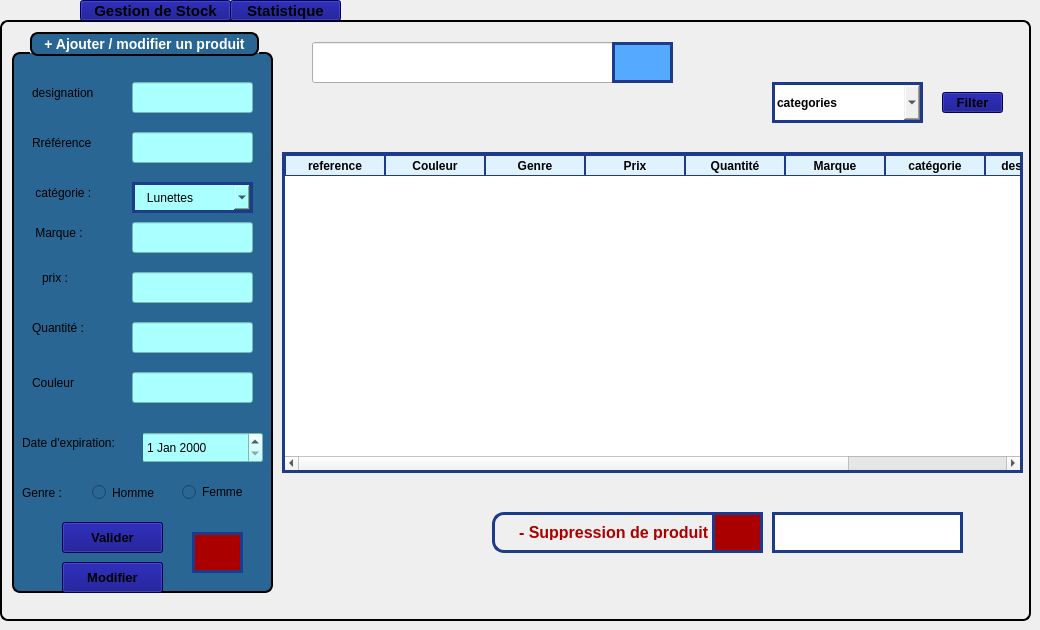
    <widget class="QWidget" name="page">
     <widget class="QStackedWidget" name="travaille">
      <property name="geometry">
       <rect>
        <x>0</x>
        <y>20</y>
        <width>1031</width>
        <height>601</height>
       </rect>
      </property>
      <property name="styleSheet">
       <string notr="true">/* Static design for label_9 */
QLabel#label_9 {
    font-size: 16px;
    font-weight: bold;
    padding: 10px 20px;
    border: 1px solid #93C5FD; /* light blue border */
    border-radius: 12px;
    color: #aa0000;  /* text color */
    background-color: qlineargradient(
        x1:0, y1:0, x2:0, y2:1,
        stop:0 #BFDBFE,   /* very light blue top */
        stop:1 #93C5FD    /* soft sky blue bottom */
    );
}

/* Hover effect (static, QLabel hover works) */
QLabel#label_9:hover {
    background-color: qlineargradient(
        x1:0, y1:0, x2:0, y2:1,
        stop:0 #E0F2FE,   /* almost white-blue */
        stop:1 #BFDBFE
    );
}

/* Pressed effect (optional for QLabel, not clickable by default) */
QLabel#label_9:pressed {
    background-color: #93C5FD; /* flat light blue */
}
QStackedWidget#travaille {
    border: 2px solid black;
    border-radius: 8px; /* Optional: rounded corners */
}
</string>
      </property>
      <property name="currentIndex">
       <number>0</number>
      </property>
      <widget class="QWidget" name="page_3">
       <widget class="QLineEdit" name="lineEdit_6">
        <property name="geometry">
         <rect>
          <x>770</x>
          <y>490</y>
          <width>191</width>
          <height>41</height>
         </rect>
        </property>
        <property name="styleSheet">
         <string notr="true">  border: 3px solid #1E3A8A;
color: rgb(0, 0, 0);</string>
        </property>
        <property name="text">
         <string/>
        </property>
       </widget>
       <widget class="QTableWidget" name="tableWidget">
        <property name="geometry">
         <rect>
          <x>280</x>
          <y>130</y>
          <width>741</width>
          <height>321</height>
         </rect>
        </property>
        <property name="styleSheet">
         <string notr="true">QTableWidget {
    border: 3px solid #1E3A8A;   /* outer border */
    gridline-color: #1E3A8A;     /* inner cell lines */
    color: black;                /* text color inside cells */
    background-color: white;     /* cell background */
}

QHeaderView::section {
    border: 1px solid #1E3A8A;
    color: black;                /* header text color */
    background-color: #E0F2FE;   /* light blue header background */
    font-weight: bold;
}


</string>
        </property>
        <column>
         <property name="text">
          <string>reference</string>
         </property>
         <property name="font">
          <font>
           <pointsize>10</pointsize>
          </font>
         </property>
        </column>
        <column>
         <property name="text">
          <string>Couleur</string>
         </property>
        </column>
        <column>
         <property name="text">
          <string>Genre</string>
         </property>
        </column>
        <column>
         <property name="text">
          <string>Prix</string>
         </property>
        </column>
        <column>
         <property name="text">
          <string>Quantité</string>
         </property>
        </column>
        <column>
         <property name="text">
          <string>Marque</string>
         </property>
        </column>
        <column>
         <property name="text">
          <string>catégorie</string>
         </property>
        </column>
        <column>
         <property name="text">
          <string>designation</string>
         </property>
        </column>
        <column>
         <property name="text">
          <string>Date d'expiration</string>
         </property>
        </column>
       </widget>
       <widget class="QComboBox" name="comboBox">
        <property name="geometry">
         <rect>
          <x>770</x>
          <y>60</y>
          <width>151</width>
          <height>41</height>
         </rect>
        </property>
        <property name="font">
         <font>
          <bold>true</bold>
         </font>
        </property>
        <property name="whatsThis">
         <string>&lt;html&gt;&lt;head/&gt;&lt;body&gt;&lt;p&gt;&lt;br/&gt;&lt;/p&gt;&lt;/body&gt;&lt;/html&gt;</string>
        </property>
        <property name="styleSheet">
         <string notr="true">  border: 3px solid #1E3A8A;
color: rgb(0, 0, 0);</string>
        </property>
        <item>
         <property name="text">
          <string>categories</string>
         </property>
        </item>
        <item>
         <property name="text">
          <string>prix</string>
         </property>
        </item>
        <item>
         <property name="text">
          <string>genre</string>
         </property>
        </item>
       </widget>
       <widget class="QPushButton" name="pushButton_5">
        <property name="geometry">
         <rect>
          <x>710</x>
          <y>490</y>
          <width>51</width>
          <height>41</height>
         </rect>
        </property>
        <property name="styleSheet">
         <string notr="true">border: 3px solid #1E3A8A;
background-color: rgb(170, 0, 0);</string>
        </property>
        <property name="text">
         <string/>
        </property>
        <property name="icon">
         <iconset theme="QIcon::ThemeIcon::EditDelete"/>
        </property>
       </widget>
       <widget class="QLabel" name="label_9">
        <property name="geometry">
         <rect>
          <x>490</x>
          <y>490</y>
          <width>271</width>
          <height>41</height>
         </rect>
        </property>
        <property name="styleSheet">
         <string notr="true">border: 3px solid #1E3A8A;</string>
        </property>
        <property name="text">
         <string>- Suppression de produit</string>
        </property>
       </widget>
       <widget class="QGroupBox" name="groupBox">
        <property name="geometry">
         <rect>
          <x>10</x>
          <y>10</y>
          <width>261</width>
          <height>561</height>
         </rect>
        </property>
        <property name="styleSheet">
         <string notr="true">QGroupBox {
    background-color: rgb(41, 102, 148);   /* blue background */
    border: 2px solid black;               /* black border, 2px wide */
    border-radius: 8px;                    /* rounded corners */
    margin-top: 20px;                      /* space for the title */
    color: white;                          /* title text color */
    font-weight: bold;
    font-size: 14px;
}

QGroupBox::title {
 border: 2px solid black;               /* black border, 2px wide */
    border-radius: 8px;     
background-color: rgb(41, 102, 148);
    subcontrol-origin: margin;
    subcontrol-position: top center;       /* title centered */
    padding: 2px 10px;
}</string>
        </property>
        <property name="title">
         <string>+ Ajouter / modifier un produit</string>
        </property>
        <widget class="QLineEdit" name="lineEdit_2">
         <property name="geometry">
          <rect>
           <x>120</x>
           <y>50</y>
           <width>121</width>
           <height>31</height>
          </rect>
         </property>
         <property name="styleSheet">
          <string notr="true">color: rgb(0, 0, 0);

background-color: rgb(170, 255, 255);</string>
         </property>
         <property name="text">
          <string/>
         </property>
        </widget>
        <widget class="QLineEdit" name="lineEdit_3">
         <property name="geometry">
          <rect>
           <x>120</x>
           <y>100</y>
           <width>121</width>
           <height>31</height>
          </rect>
         </property>
         <property name="styleSheet">
          <string notr="true">
background-color: rgb(170, 255, 255);
color: rgb(0, 0, 0);</string>
         </property>
         <property name="text">
          <string/>
         </property>
        </widget>
        <widget class="QDateEdit" name="dateEdit">
         <property name="geometry">
          <rect>
           <x>130</x>
           <y>400</y>
           <width>121</width>
           <height>31</height>
          </rect>
         </property>
         <property name="styleSheet">
          <string notr="true">background-color: rgb(170, 255, 255);
color: rgb(0, 0, 0);</string>
         </property>
        </widget>
        <widget class="QPushButton" name="pushButton_2">
         <property name="geometry">
          <rect>
           <x>50</x>
           <y>490</y>
           <width>101</width>
           <height>31</height>
          </rect>
         </property>
         <property name="font">
          <font>
           <pointsize>10</pointsize>
           <bold>true</bold>
          </font>
         </property>
         <property name="styleSheet">
          <string notr="true">background-color: rgb(0, 0, 127);
</string>
         </property>
         <property name="text">
          <string>Valider</string>
         </property>
         <property name="icon">
          <iconset theme="QIcon::ThemeIcon::ListAdd"/>
         </property>
        </widget>
        <widget class="QLabel" name="label_2">
         <property name="geometry">
          <rect>
           <x>20</x>
           <y>280</y>
           <width>81</width>
           <height>31</height>
          </rect>
         </property>
         <property name="styleSheet">
          <string notr="true">background-color: rgb(41, 102, 148);
</string>
         </property>
         <property name="text">
          <string>Quantité :</string>
         </property>
        </widget>
        <widget class="QLabel" name="label_11">
         <property name="geometry">
          <rect>
           <x>20</x>
           <y>180</y>
           <width>71</width>
           <height>41</height>
          </rect>
         </property>
         <property name="styleSheet">
          <string notr="true">background-color: rgb(41, 102, 148);
</string>
         </property>
         <property name="text">
          <string> Marque :</string>
         </property>
        </widget>
        <widget class="QLabel" name="label_12">
         <property name="geometry">
          <rect>
           <x>20</x>
           <y>90</y>
           <width>81</width>
           <height>41</height>
          </rect>
         </property>
         <property name="styleSheet">
          <string notr="true">background-color: rgb(41, 102, 148);
</string>
         </property>
         <property name="text">
          <string>Rréférence</string>
         </property>
        </widget>
        <widget class="QLabel" name="label_13">
         <property name="geometry">
          <rect>
           <x>20</x>
           <y>330</y>
           <width>71</width>
           <height>41</height>
          </rect>
         </property>
         <property name="styleSheet">
          <string notr="true">background-color: rgb(41, 102, 148);
</string>
         </property>
         <property name="text">
          <string>Couleur</string>
         </property>
        </widget>
        <widget class="QLabel" name="label_14">
         <property name="geometry">
          <rect>
           <x>10</x>
           <y>440</y>
           <width>61</width>
           <height>41</height>
          </rect>
         </property>
         <property name="styleSheet">
          <string notr="true">background-color: rgb(41, 102, 148);
</string>
         </property>
         <property name="text">
          <string>Genre :</string>
         </property>
        </widget>
        <widget class="QLabel" name="label_15">
         <property name="geometry">
          <rect>
           <x>20</x>
           <y>40</y>
           <width>81</width>
           <height>41</height>
          </rect>
         </property>
         <property name="styleSheet">
          <string notr="true">background-color: rgb(41, 102, 148);
</string>
         </property>
         <property name="text">
          <string>designation</string>
         </property>
        </widget>
        <widget class="QLabel" name="label_16">
         <property name="geometry">
          <rect>
           <x>10</x>
           <y>390</y>
           <width>121</width>
           <height>41</height>
          </rect>
         </property>
         <property name="styleSheet">
          <string notr="true">background-color: rgb(41, 102, 148);
</string>
         </property>
         <property name="text">
          <string>Date d'expiration:</string>
         </property>
        </widget>
        <widget class="QLineEdit" name="lineEdit_7">
         <property name="geometry">
          <rect>
           <x>120</x>
           <y>190</y>
           <width>121</width>
           <height>31</height>
          </rect>
         </property>
         <property name="styleSheet">
          <string notr="true">
background-color: rgb(170, 255, 255);
color: rgb(0, 0, 0);</string>
         </property>
         <property name="text">
          <string/>
         </property>
        </widget>
        <widget class="QLineEdit" name="lineEdit_8">
         <property name="geometry">
          <rect>
           <x>120</x>
           <y>340</y>
           <width>121</width>
           <height>31</height>
          </rect>
         </property>
         <property name="styleSheet">
          <string notr="true">background-color: rgb(170, 255, 255);
color: rgb(0, 0, 0);</string>
         </property>
         <property name="text">
          <string/>
         </property>
        </widget>
        <widget class="QLineEdit" name="lineEdit_9">
         <property name="geometry">
          <rect>
           <x>120</x>
           <y>290</y>
           <width>121</width>
           <height>31</height>
          </rect>
         </property>
         <property name="styleSheet">
          <string notr="true">background-color: rgb(170, 255, 255);
color: rgb(0, 0, 0);</string>
         </property>
         <property name="text">
          <string/>
         </property>
        </widget>
        <widget class="QRadioButton" name="radioButton">
         <property name="geometry">
          <rect>
           <x>80</x>
           <y>450</y>
           <width>81</width>
           <height>21</height>
          </rect>
         </property>
         <property name="styleSheet">
          <string notr="true">color: rgb(0, 0, 0);
background-color: rgb(41, 102, 148);</string>
         </property>
         <property name="text">
          <string>Homme</string>
         </property>
        </widget>
        <widget class="QRadioButton" name="radioButton_2">
         <property name="geometry">
          <rect>
           <x>170</x>
           <y>450</y>
           <width>81</width>
           <height>20</height>
          </rect>
         </property>
         <property name="styleSheet">
          <string notr="true">background-color: rgb(41, 102, 148);
color: rgb(0, 0, 0);</string>
         </property>
         <property name="text">
          <string>Femme</string>
         </property>
        </widget>
        <widget class="QPushButton" name="pushButton_14">
         <property name="geometry">
          <rect>
           <x>180</x>
           <y>500</y>
           <width>51</width>
           <height>41</height>
          </rect>
         </property>
         <property name="styleSheet">
          <string notr="true">border: 3px solid #1E3A8A;
background-color: rgb(170, 0, 0);
</string>
         </property>
         <property name="text">
          <string/>
         </property>
         <property name="icon">
          <iconset theme="QIcon::ThemeIcon::EditClear"/>
         </property>
        </widget>
        <widget class="QLabel" name="label_34">
         <property name="geometry">
          <rect>
           <x>30</x>
           <y>230</y>
           <width>51</width>
           <height>31</height>
          </rect>
         </property>
         <property name="styleSheet">
          <string notr="true">background-color: rgb(41, 102, 148);
</string>
         </property>
         <property name="text">
          <string>prix :</string>
         </property>
        </widget>
        <widget class="QLineEdit" name="lineEdit_29">
         <property name="geometry">
          <rect>
           <x>120</x>
           <y>240</y>
           <width>121</width>
           <height>31</height>
          </rect>
         </property>
         <property name="styleSheet">
          <string notr="true">background-color: rgb(170, 255, 255);
color: rgb(0, 0, 0);</string>
         </property>
         <property name="text">
          <string/>
         </property>
        </widget>
        <widget class="QLabel" name="label_35">
         <property name="geometry">
          <rect>
           <x>20</x>
           <y>140</y>
           <width>71</width>
           <height>41</height>
          </rect>
         </property>
         <property name="styleSheet">
          <string notr="true">background-color: rgb(41, 102, 148);
</string>
         </property>
         <property name="text">
          <string> catégorie :</string>
         </property>
        </widget>
        <widget class="QComboBox" name="comboBox_2">
         <property name="geometry">
          <rect>
           <x>120</x>
           <y>150</y>
           <width>121</width>
           <height>31</height>
          </rect>
         </property>
         <property name="whatsThis">
          <string>&lt;html&gt;&lt;head/&gt;&lt;body&gt;&lt;p&gt;&lt;br/&gt;&lt;/p&gt;&lt;/body&gt;&lt;/html&gt;</string>
         </property>
         <property name="styleSheet">
          <string notr="true">  border: 3px solid #1E3A8A;
color: rgb(0, 0, 0);
background-color: rgb(170, 255, 255);</string>
         </property>
         <item>
          <property name="text">
           <string>   Lunettes</string>
          </property>
         </item>
         <item>
          <property name="text">
           <string>   Lentilles</string>
          </property>
         </item>
         <item>
          <property name="text">
           <string>   Accessoires</string>
          </property>
         </item>
        </widget>
        <widget class="QPushButton" name="pushButton_16">
         <property name="geometry">
          <rect>
           <x>50</x>
           <y>530</y>
           <width>101</width>
           <height>31</height>
          </rect>
         </property>
         <property name="font">
          <font>
           <pointsize>10</pointsize>
           <bold>true</bold>
          </font>
         </property>
         <property name="styleSheet">
          <string notr="true">background-color: rgb(0, 0, 127);
</string>
         </property>
         <property name="text">
          <string>Modifier</string>
         </property>
         <property name="icon">
          <iconset theme="QIcon::ThemeIcon::MailMessageNew"/>
         </property>
        </widget>
       </widget>
       <widget class="QLineEdit" name="lineEdit_5">
        <property name="geometry">
         <rect>
          <x>310</x>
          <y>20</y>
          <width>361</width>
          <height>41</height>
         </rect>
        </property>
        <property name="styleSheet">
         <string notr="true">QLineEdit {
      border: 3px solid #1E3A8A;
      /* default border */
    border-radius: 12px;            /* rounded shape */
    padding: 6px 10px;
    background-color: #ffffff;
    color: black;
    font-size: 14px;
}

/* when focused */
QLineEdit:focus {
    border: 2px solid #2f2ee9;      /* highlight color */
    background-color: #f0f4ff;      /* light blue background on focus */
    font-weight: bold;              /* text bolder on focus */
}
color: rgb(0, 0, 0);</string>
        </property>
        <property name="text">
         <string/>
        </property>
       </widget>
       <widget class="QPushButton" name="pushButton">
        <property name="geometry">
         <rect>
          <x>610</x>
          <y>20</y>
          <width>61</width>
          <height>41</height>
         </rect>
        </property>
        <property name="styleSheet">
         <string notr="true">background-color: rgb(85, 170, 255);
  border: 3px solid #1E3A8A;
</string>
        </property>
        <property name="text">
         <string/>
        </property>
        <property name="icon">
         <iconset theme="QIcon::ThemeIcon::EditFind"/>
        </property>
       </widget>
       <widget class="QPushButton" name="pushButton_9">
        <property name="geometry">
         <rect>
          <x>940</x>
          <y>70</y>
          <width>61</width>
          <height>21</height>
         </rect>
        </property>
        <property name="font">
         <font>
          <pointsize>10</pointsize>
          <bold>true</bold>
         </font>
        </property>
        <property name="styleSheet">
         <string notr="true">background-color: rgb(0, 0, 127);
</string>
        </property>
        <property name="text">
         <string>Filter</string>
        </property>
       </widget>
       <widget class="QLabel" name="image">
        <property name="geometry">
         <rect>
          <x>950</x>
          <y>10</y>
          <width>41</width>
          <height>41</height>
         </rect>
        </property>
        <property name="text">
         <string/>
        </property>
        <property name="pixmap">
         <pixmap>../../../Desktop/gsxg/images/1223.jpg</pixmap>
        </property>
       </widget>
       <zorder>lineEdit_6</zorder>
       <zorder>tableWidget</zorder>
       <zorder>comboBox</zorder>
       <zorder>label_9</zorder>
       <zorder>pushButton_5</zorder>
       <zorder>groupBox</zorder>
       <zorder>lineEdit_5</zorder>
       <zorder>pushButton_9</zorder>
       <zorder>image</zorder>
       <zorder>pushButton</zorder>
      </widget>
      <widget class="QWidget" name="page_4">
       <widget class="QWidget" name="widget_4" native="true">
        <property name="geometry">
         <rect>
          <x>190</x>
          <y>120</y>
          <width>541</width>
          <height>311</height>
         </rect>
        </property>
        <property name="styleSheet">
         <string notr="true">border: 3px solid #1E3A8A; 
</string>
        </property>
       </widget>
       <widget class="QLabel" name="image2">
        <property name="geometry">
         <rect>
          <x>930</x>
          <y>20</y>
          <width>51</width>
          <height>61</height>
         </rect>
        </property>
        <property name="text">
         <string/>
        </property>
        <property name="pixmap">
         <pixmap>../../../Desktop/gsxg/images/1223.jpg</pixmap>
        </property>
       </widget>
      </widget>
     </widget>
     <widget class="QPushButton" name="pushButton_4">
      <property name="geometry">
       <rect>
        <x>230</x>
        <y>0</y>
        <width>111</width>
        <height>21</height>
       </rect>
      </property>
      <property name="font">
       <font>
        <pointsize>11</pointsize>
        <bold>true</bold>
       </font>
      </property>
      <property name="styleSheet">
       <string notr="true">background-color: rgb(0, 0, 127);
</string>
      </property>
      <property name="text">
       <string>Statistique</string>
      </property>
     </widget>
     <widget class="QPushButton" name="pushButton_3">
      <property name="geometry">
       <rect>
        <x>80</x>
        <y>0</y>
        <width>151</width>
        <height>21</height>
       </rect>
      </property>
      <property name="font">
       <font>
        <pointsize>11</pointsize>
        <bold>true</bold>
       </font>
      </property>
      <property name="styleSheet">
       <string notr="true">background-color: rgb(0, 0, 127);
</string>
      </property>
      <property name="text">
       <string>Gestion de Stock</string>
      </property>
     </widget>
    </widget>
